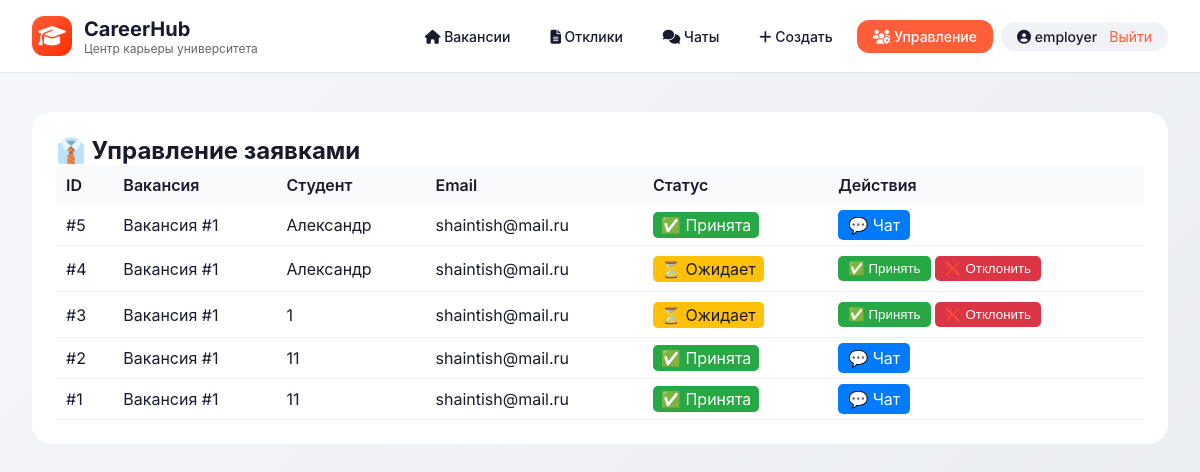
/admin/applications (signed in), run on an earlier commit of the app's database.
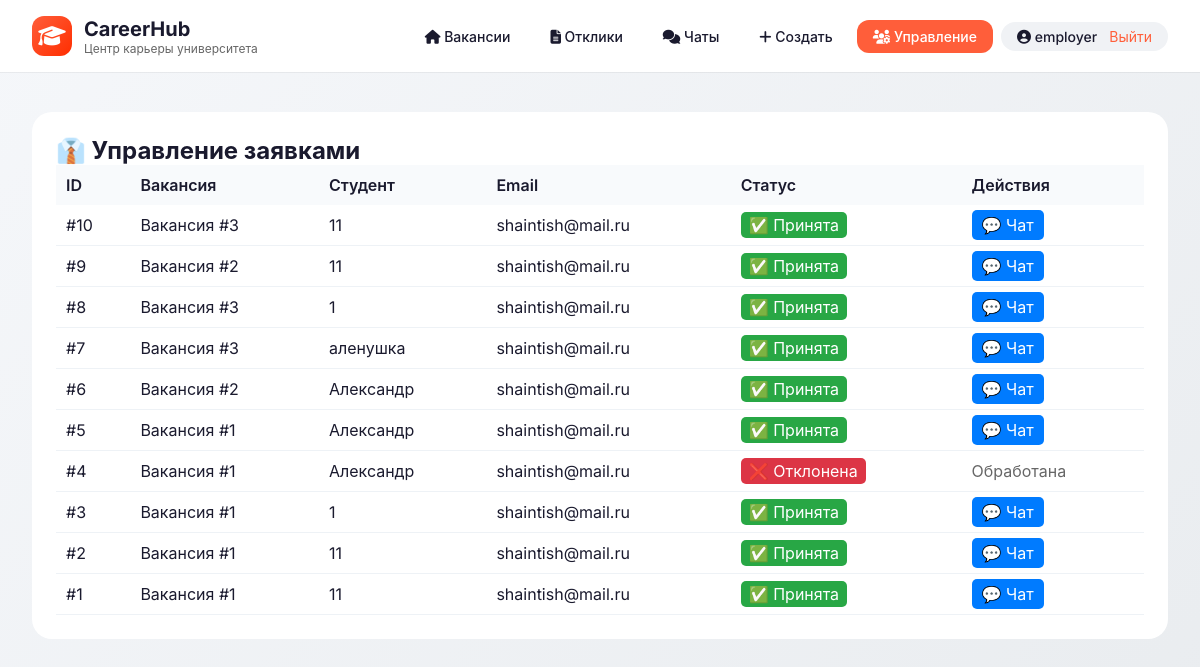
And on a later commit of the database.
### tables this page shows
CREATE TABLE applications (
            id INTEGER PRIMARY KEY AUTOINCREMENT,
            vacancy_id INTEGER NOT NULL,
            student_name TEXT NOT NULL,
            student_email TEXT NOT NULL,
            status TEXT DEFAULT 'pending',
            created_at TIMESTAMP DEFAULT CURRENT_TIMESTAMP
        );

### app/main.py (the view)
@app.get("/admin/applications", response_class=HTMLResponse)
async def admin_applications(request: Request):
    session_id = request.cookies.get("session_id")
    if not session_id or session_id not in sessions:
        return RedirectResponse(url="/employer/login", status_code=303)
    current_user = sessions[session_id]
    if current_user.get("role") != "employer":
        return RedirectResponse(url="/", status_code=303)
    all_applications = JobService.get_all_applications()
    return templates.TemplateResponse(
        "admin_applications.html",
        {"request": request, "applications": all_applications, "user": current_user}
    )

### templates/admin_applications.html (shortened to what this page needs)
{% extends "base.html" %}
{% block content %}
<div class="table-container">
    <h2>👔 Управление заявками</h2>
    {% if applications and applications|length > 0 %}
    <table style="width: 100%; border-collapse: collapse;">
        <thead>
            <tr style="background: #1a1a2e; color: white;">
                <th style="padding: 10px;">ID</th>
                <th style="padding: 10px;">Вакансия</th>
                <th style="padding: 10px;">Студент</th>
                <th style="padding: 10px;">Email</th>
                <th style="padding: 10px;">Статус</th>
                <th style="padding: 10px;">Действия</th>
            </tr>
        </thead>
        <tbody>
            {% for application in applications %}
            <tr style="border-bottom: 1px solid #ddd;">
                <td style="padding: 10px;">#{{ application.id }}</td>
                <td style="padding: 10px;">Вакансия #{{ application.vacancy_id }}</td>
                <td style="padding: 10px;">{{ application.student_name }}</td>
                <td style="padding: 10px;">{{ application.student_email }}</td>
                <td style="padding: 10px;">
                    {% if application.status == 'pending' %}
                        <span style="background: #ffc107; padding: 3px 8px; border-radius: 5px;">⏳ Ожидает</span>
                    {% elif application.status == 'accepted' %}
                        <span style="background: #28a745; color: white; padding: 3px 8px; border-radius: 5px;">✅ Принята</span>
                    {% else %}
                        <span style="background: #dc3545; color: white; padding: 3px 8px; border-radius: 5px;">❌ Отклонена</span>
                    {% endif %}
                </td>
                <td style="padding: 10px;">
                    {% if application.status == 'pending' %}
                    <form method="post" style="display: inline;">
                        <button type="submit" style="background: #28a745; color: white; border: none; padding: 5px 10px; border-radius: 5px; cursor: pointer;">✅ Принять</button>
                    </form>
                    <form method="post" style="display: inline;">
                        <button type="submit" style="background: #dc3545; color: white; border: none; padding: 5px 10px; border-radius: 5px; cursor: pointer;">❌ Отклонить</button>
                    </form>
                    {% elif application.status == 'accepted' %}
                    <a href="/chat/{{ application.id }}" style="background: #007bff; color: white; padding: 5px 10px; border-radius: 5px; text-decoration: none;">💬 Чат</a>
                    {% else %}
                    <span style="color: #666;">Обработана</span>
                    {% endif %}
                </td>
            </tr>
            {% endfor %}
        </tbody>
    </table>
    {% else %}
    <p style="text-align: center; padding: 40px;">📭 Нет заявок для обработки</p>
    {% endif %}
</div>
{% endblock %}

### templates/base.html (shortened to what this page needs)
<!DOCTYPE html>
<html lang="ru">
<head>
    <link rel="stylesheet" href="https://cdnjs.cloudflare.com/ajax/libs/font-awesome/6.4.0/css/all.min.css">
</head>
<body>
    <header>
        <div class="header-container">
            <div class="logo">
                <div class="logo-icon">
                    <i class="fas fa-graduation-cap"></i>
                </div>
                <div class="logo-text">
                    <h1>CareerHub</h1>
                    <p>Центр карьеры университета</p>
                </div>
            </div>
            <div class="nav-links">
                <a href="/" class="nav-link"><i class="fas fa-home"></i> Вакансии</a>
                <a href="/my-applications" class="nav-link"><i class="fas fa-file-alt"></i> Отклики</a>
                <a href="/my-chats" class="nav-link"><i class="fas fa-comments"></i> Чаты</a>
                <a href="/add-vacancy" class="nav-link"><i class="fas fa-plus"></i> Создать</a>
                {% if user and user.role == 'employer' %}
                    <a href="/admin/applications" class="nav-link employer-btn"><i class="fas fa-users-cog"></i> Управление</a>
                {% endif %}
                {% if user %}
                    <div class="user-menu">
                        <span><i class="fas fa-user-circle"></i> {{ user.username }}</span>
                        <a href="/logout" class="logout-link">Выйти</a>
                    </div>
                {% endif %}
            </div>
        </div>
    </header>
    <div class="container">
        {% block content %}{% endblock %}
    </div>
</body>
</html>

### templates/base.html (style rules this page uses)
* { margin: 0; padding: 0; box-sizing: border-box; }
body { font-family: 'Inter', -apple-system, BlinkMacSystemFont, 'Segoe UI', sans-serif; background: #f5f7fa; min-height: 100vh; color: #1a1a2e; }
header { background: white; box-shadow: 0 1px 0 rgba(0,0,0,0.05); position: sticky; top: 0; z-index: 100; }
.header-container { max-width: 1400px; margin: 0 auto; padding: 0 32px; display: flex; justify-content: space-between; align-items: center; height: 72px; }
.logo { display: flex; align-items: center; gap: 12px; }
.logo-icon { width: 40px; height: 40px; background: linear-gradient(135deg, #ff5e3a, #ff2e00); border-radius: 12px; display: flex; align-items: center; justify-content: center; }
.logo-icon i { font-size: 22px; color: white; }
.logo-text h1 { font-size: 20px; font-weight: 700; color: #1a1a2e; }
.logo-text p { font-size: 12px; color: #666; }
.nav-links { display: flex; gap: 8px; align-items: center; }
.nav-link { text-decoration: none; color: #1a1a2e; font-weight: 500; padding: 8px 16px; border-radius: 12px; transition: all 0.2s ease; font-size: 14px; }
.nav-link.employer-btn { background: #ff5e3a; color: white; }
.user-menu { display: flex; align-items: center; gap: 12px; background: #f0f2f5; padding: 6px 16px; border-radius: 40px; }
.user-menu span { font-weight: 500; font-size: 14px; }
.logout-link { color: #ff5e3a; text-decoration: none; font-size: 14px; }
.container { max-width: 1400px; margin: 0 auto; padding: 40px 32px; }
.table-container { background: white; border-radius: 20px; padding: 24px; overflow-x: auto; }
table { width: 100%; border-collapse: collapse; }
th { text-align: left; padding: 12px 16px; background: #f8fafc; font-weight: 600; color: #1a1a2e; }
td { padding: 12px 16px; border-bottom: 1px solid #eef2f6; }

What changed in the data, as far as the page shows it:
added applications: id "10", vacancy_id "3", student_name "11", student_email "shaintish@mail.ru", status "✅ Принята"
added applications: id "9", vacancy_id "2", student_name "11", student_email "shaintish@mail.ru", status "✅ Принята"
added applications: id "8", vacancy_id "3", student_name "1", student_email "shaintish@mail.ru", status "✅ Принята"
added applications: id "7", vacancy_id "3", student_name "аленушка", student_email "shaintish@mail.ru", status "✅ Принята"
added applications: id "6", vacancy_id "2", student_name "Александр", student_email "shaintish@mail.ru", status "✅ Принята"
changed applications id 4: status "⏳ Ожидает ✅ Принять ❌ Отклонить" → "❌ Отклонена Обработана"
changed applications id 3: status "⏳ Ожидает ✅ Принять ❌ Отклонить" → "✅ Принята 💬 Чат"
